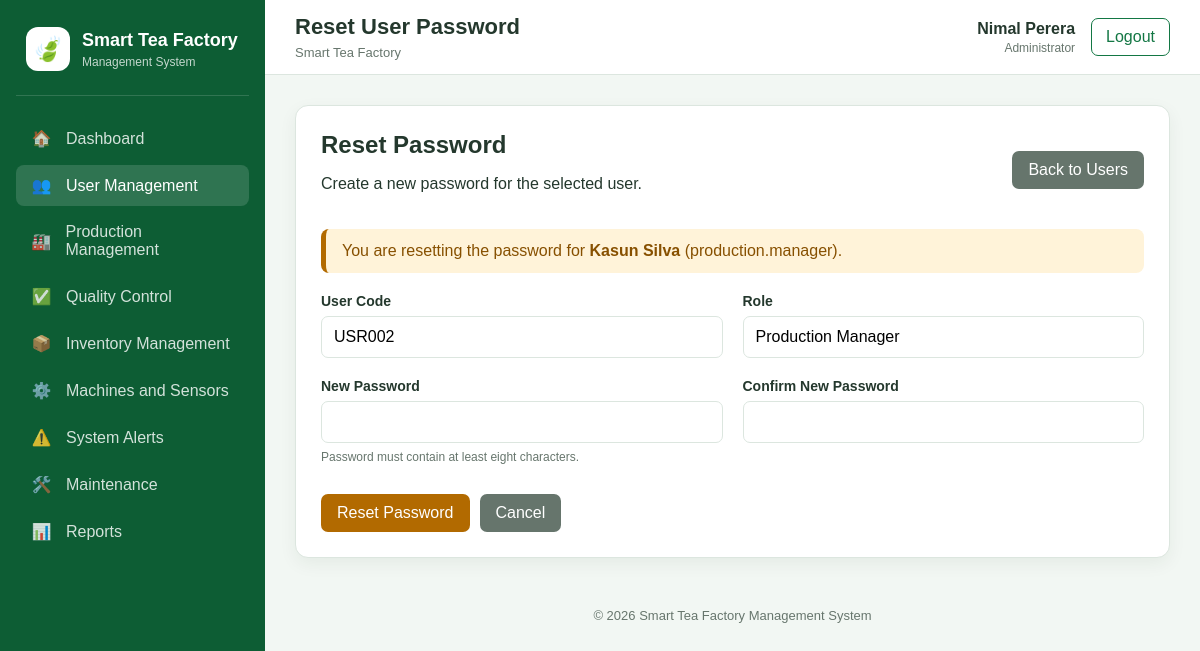
Page /public/users/reset_password.php?id=2 (signed in) on the committed database.
### tables this page shows
CREATE TABLE users (
    user_id INT UNSIGNED AUTO_INCREMENT,
    user_code VARCHAR(10) NOT NULL,
    username VARCHAR(50) NOT NULL,
    password_hash VARCHAR(255) NOT NULL,
    full_name VARCHAR(100) NOT NULL,

    role ENUM(
        'Administrator',
        'Production Manager',
        'Quality Officer',
        'Machine Operator',
        'Store Keeper'
    ) NOT NULL,

    email VARCHAR(100),
    phone VARCHAR(20),

    account_status ENUM(
        'Active',
        'Inactive'
    ) NOT NULL DEFAULT 'Active',

    last_login_at DATETIME NULL,

    created_at TIMESTAMP NOT NULL DEFAULT CURRENT_TIMESTAMP,

    updated_at TIMESTAMP NOT NULL
        DEFAULT CURRENT_TIMESTAMP
        ON UPDATE CURRENT_TIMESTAMP,

    CONSTRAINT pk_users
        PRIMARY KEY (user_id),

    CONSTRAINT uq_users_user_code
        UNIQUE (user_code),

    CONSTRAINT uq_users_username
        UNIQUE (username),

    CONSTRAINT uq_users_email
        UNIQUE (email)
);

### src/auth.php (called while the page is built, shortened)
<?php
function currentUser(): ?array
{
    return $_SESSION['user'] ?? null;
}
function requireLogin(): void
{
    try {
        $pdo = getDatabaseConnection();
        $statement = $pdo->prepare(
            "SELECT
                user_id,
                user_code,
                username,
                full_name,
                role,
                account_status
             FROM users
             WHERE user_id = :user_id"
        );
        $statement->execute([
            'user_id' => $_SESSION['user']['user_id']
        ]);
    } catch (Throwable $exception) {
        error_log(
            'Session user verification error: ' .
            $exception->getMessage()
        );
        http_response_code(500);
        exit(
            'The system could not verify your account. ' .
            'Please try again later.'
        );
    }
}

### src/permissions.php (called while the page is built, shortened)
<?php
require_once __DIR__ . '/auth.php';
function can(string $permission): bool
{
    $user = currentUser();
    $allowedRoles = PERMISSION_ROLES[$permission] ?? [];
    return in_array(
        $user['role'],
        $allowedRoles,
        true
    );
}
function requirePermission(string $permission): void
{
    requireLogin();
}

### public/users/reset_password.php (the view, shortened to what this page needs)
<?php
require_once __DIR__ . '/../../src/permissions.php';
requirePermission('manage_users');
$userId = filter_input(
    INPUT_GET,
    'id',
    FILTER_VALIDATE_INT
);
$pdo = getDatabaseConnection();
$statement = $pdo->prepare(
    "SELECT
        user_id,
        user_code,
        username,
        full_name,
        role,
        account_status
     FROM users
     WHERE user_id = :user_id"
);
$statement->execute([
    'user_id' => $userId
]);
$selectedUser = $statement->fetch();
$pageTitle = 'Reset User Password';
$currentModule = 'users';
require_once __DIR__ . '/../../templates/header.php';
?>
<section class="card">
    <div class="page-actions">
        <div>
            <h2>Reset Password</h2>
            <p>
                Create a new password for the selected user.
            </p>
        </div>
        <a
            href="<?= BASE_URL ?>/users/index.php"
            class="button button-secondary"
        >
            Back to Users
        </a>
    </div>
    <div class="alert-message alert-warning">
        You are resetting the password for
        <strong>
            <?= htmlspecialchars($selectedUser['full_name']) ?>
        </strong>
        (<?= htmlspecialchars($selectedUser['username']) ?>).
    </div>
    <form
        action="<?= BASE_URL ?>/users/update_password.php"
        method="POST"
        class="form-grid"
    >
        <div class="form-group">
            <label>User Code</label>
            <input
                type="text"
                value="<?= htmlspecialchars(
                    $selectedUser['user_code']
                ) ?>"
                readonly
            >
        </div>
        <div class="form-group">
            <label>Role</label>
            <input
                type="text"
                value="<?= htmlspecialchars(
                    $selectedUser['role']
                ) ?>"
                readonly
            >
        </div>
        <div class="form-group">
            <label for="new_password">
                New Password
            </label>
            <input
                type="password"
                id="new_password"
                name="new_password"
                minlength="8"
                autocomplete="new-password"
                required
            >
            <span class="form-help">
                Password must contain at least eight characters.
            </span>
        </div>
        <div class="form-group">
            <label for="confirm_password">
                Confirm New Password
            </label>
            <input
                type="password"
                id="confirm_password"
                name="confirm_password"
                minlength="8"
                autocomplete="new-password"
                required
            >
        </div>
        <div class="form-actions">
            <button
                type="submit"
                class="button button-warning"
            >
                Reset Password
            </button>
            <a
                href="<?= BASE_URL ?>/users/index.php"
                class="button button-secondary"
            >
                Cancel
            </a>
        </div>
    </form>
</section>
<?php require_once __DIR__ . '/../../templates/footer.php'; ?>

### templates/header.php (shortened to what this page needs)
<?php
require_once __DIR__ . '/../src/permissions.php';
$pageTitle = $pageTitle ?? 'Dashboard';
$currentModule = $currentModule ?? 'dashboard';
$user = currentUser();
?>
<!DOCTYPE html>
<html lang="en">
<head>
    <link
        rel="stylesheet"
        href="<?= BASE_URL ?>/assets/css/app.css"
    >
</head>
<body>
<div class="app-shell">
    <aside class="sidebar">
        <div class="brand">
            <div class="brand-icon">🍃</div>
            <div>
                <h1>Smart Tea Factory</h1>
                <p>Management System</p>
            </div>
        </div>
        <nav class="sidebar-nav">
            <a
                class="nav-link
                    <?= $currentModule === 'dashboard'
                        ? 'active'
                        : '' ?>"
                href="<?= BASE_URL ?>/dashboard.php"
            >
                <span class="nav-icon">🏠</span>
                Dashboard
            </a>
            <?php foreach (SYSTEM_MODULES as $key => $module): ?>
                <?php if (can($module['permission'])): ?>
                    <a
                        class="nav-link
                            <?= $currentModule === $key
                                ? 'active'
                                : '' ?>"
                        href="<?= BASE_URL . ($module['path'] ?? '/module.php?name=' . urlencode($key)) ?>"
                    >
                        <span class="nav-icon">
                            <?= $module['icon'] ?>
                        </span>
                        <?= htmlspecialchars($module['title']) ?>
                    </a>
                <?php endif; ?>
            <?php endforeach; ?>
        </nav>
    </aside>
    <div class="main-area">
        <header class="topbar">
            <div class="topbar-title">
                <h2><?= htmlspecialchars($pageTitle) ?></h2>
                <p><?= APP_NAME ?></p>
            </div>
            <div class="user-area">
                <div class="user-information">
                    <strong>
                        <?= htmlspecialchars($user['full_name']) ?>
                    </strong>
                    <span>
                        <?= htmlspecialchars($user['role']) ?>
                    </span>
                </div>
                <form
                    action="<?= BASE_URL ?>/logout.php"
                    method="POST"
                >
                    <button
                        type="submit"
                        class="logout-button"
                    >
                        Logout
                    </button>
                </form>
            </div>
        </header>
        <main class="page-content">

### public/assets/css/app.css (style rules this page uses)
* { box-sizing: border-box; }
:root { --primary: #137744; --primary-dark: #0d5d34; --primary-light: #dff2e5; --background: #f2f7f3; --surface: #ffffff; --text: #24382d; --muted: #67766d; --border: #dce6df; --danger: #c92a34; --warning: #b26a00; --success: #137744; --sidebar-width: 265px; }
body { margin: 0; font-family: Arial, sans-serif; background: var(--background); color: var(--text); }
button, input, select, textarea { font: inherit; }
.app-shell { min-height: 100vh; display: grid; grid-template-columns: var(--sidebar-width) 1fr; }
.sidebar { height: 100vh; position: sticky; top: 0; display: flex; flex-direction: column; padding: 22px 16px; background: var(--primary-dark); color: white; overflow-y: auto; }
.brand { display: flex; align-items: center; gap: 12px; padding: 5px 10px 24px; border-bottom: 1px solid rgba(255, 255, 255, 0.15); }
.brand-icon { width: 44px; height: 44px; display: grid; place-items: center; border-radius: 12px; background: white; font-size: 24px; }
.brand h1 { margin: 0; font-size: 18px; }
.brand p { margin: 4px 0 0; font-size: 12px; opacity: 0.75; }
.sidebar-nav { display: flex; flex-direction: column; gap: 6px; margin-top: 22px; }
.nav-link { display: flex; align-items: center; gap: 12px; padding: 11px 13px; border-radius: 8px; color: rgba(255, 255, 255, 0.82); text-decoration: none; }
.nav-link:hover, .nav-link.active { background: rgba(255, 255, 255, 0.14); color: white; }
.nav-icon { width: 25px; text-align: center; }
.main-area { min-width: 0; }
.topbar { min-height: 74px; display: flex; justify-content: space-between; align-items: center; gap: 20px; padding: 14px 30px; background: white; border-bottom: 1px solid var(--border); }
.topbar-title h2 { margin: 0; font-size: 22px; }
.topbar-title p { margin: 5px 0 0; color: var(--muted); font-size: 13px; }
.user-area { display: flex; align-items: center; gap: 16px; }
.user-information { text-align: right; }
.user-information strong, .user-information span { display: block; }
.user-information span { margin-top: 3px; color: var(--muted); font-size: 12px; }
.logout-button { padding: 9px 14px; border: 1px solid var(--primary); border-radius: 7px; background: white; color: var(--primary); cursor: pointer; }
.page-content { padding: 30px; }
.card { padding: 25px; border: 1px solid var(--border); border-radius: 13px; background: white; box-shadow: 0 6px 18px rgba(0, 50, 25, 0.06); }
.alert-message { margin-bottom: 20px; padding: 13px 16px; border-radius: 8px; border-left: 5px solid; }
.alert-warning { background: #fff3d9; border-color: var(--warning); color: #875000; }
.page-actions { display: flex; justify-content: space-between; align-items: center; gap: 15px; margin-bottom: 20px; }
.page-actions h2 { margin: 0; }
.button { display: inline-block; padding: 10px 16px; border: none; border-radius: 7px; background: var(--primary); color: white; text-decoration: none; cursor: pointer; }
.button-secondary { background: #66756c; }
.form-grid { display: grid; grid-template-columns: repeat(2, minmax(0, 1fr)); gap: 20px; }
.form-group { display: flex; flex-direction: column; gap: 7px; }
.form-group label { font-weight: bold; font-size: 14px; }
.form-group input, .form-group select, .form-group textarea { width: 100%; padding: 11px 12px; border: 1px solid var(--border); border-radius: 7px; background: white; }
.form-help { color: var(--muted); font-size: 12px; }
.form-actions { grid-column: 1 / -1; display: flex; gap: 10px; padding-top: 10px; }
.button-warning { background: #b26a00; }

### rows in the picture
users: full_name "Nimal Perera", role "Administrator"
users: full_name "Kasun Silva", username "production.manager", user_code "USR002", role "Production Manager"

### other values in the picture
$module['icon'] "👥"
$module['title'] "User Management"
$module['icon'] "🏭"
$module['title'] "Production Management"
$module['icon'] "✅"
$module['title'] "Quality Control"
$module['icon'] "📦"
$module['title'] "Inventory Management"
$module['icon'] "⚙️"
$module['title'] "Machines and Sensors"
$module['icon'] "⚠️"
$module['title'] "System Alerts"
$module['icon'] "🛠️"
$module['title'] "Maintenance"
$module['icon'] "📊"
